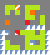

Below is a game level as drawn by its tile map, then a one-line description and the .tmx file that defines it, in full:
An orthogonal 10x11 tile map with 5x5 px tiles, 1 tile layer (Tile Layer 1).

<map version="1.0" orientation="orthogonal" renderorder="right-down" width="10" height="11" tilewidth="5" tileheight="5" nextobjectid="1">
 <tileset firstgid="1" name="tiles" tilewidth="5" tileheight="5">
  <image source="tiles.png" trans="808080" width="97" height="67" />
 </tileset>
 <layer name="Tile Layer 1" width="10" height="11">
  <data>
   <tile gid="1" />
   <tile gid="1" />
   <tile gid="1" />
   <tile gid="1" />
   <tile gid="1" />
   <tile gid="1" />
   <tile gid="1" />
   <tile gid="1" />
   <tile gid="1" />
   <tile gid="1" />
   <tile gid="1" />
   <tile gid="12" />
   <tile gid="12" />
   <tile gid="79" />
   <tile gid="1" />
   <tile gid="12" />
   <tile gid="12" />
   <tile gid="12" />
   <tile gid="145" />
   <tile gid="1" />
   <tile gid="1" />
   <tile gid="12" />
   <tile gid="145" />
   <tile gid="12" />
   <tile gid="1" />
   <tile gid="12" />
   <tile gid="48" />
   <tile gid="145" />
   <tile gid="145" />
   <tile gid="1" />
   <tile gid="1" />
   <tile gid="145" />
   <tile gid="145" />
   <tile gid="145" />
   <tile gid="1" />
   <tile gid="12" />
   <tile gid="12" />
   <tile gid="145" />
   <tile gid="12" />
   <tile gid="1" />
   <tile gid="1" />
   <tile gid="48" />
   <tile gid="145" />
   <tile gid="145" />
   <tile gid="1" />
   <tile gid="25" />
   <tile gid="145" />
   <tile gid="145" />
   <tile gid="12" />
   <tile gid="1" />
   <tile gid="1" />
   <tile gid="1" />
   <tile gid="1" />
   <tile gid="1" />
   <tile gid="1" />
   <tile gid="39" />
   <tile gid="39" />
   <tile gid="39" />
   <tile gid="39" />
   <tile gid="1" />
   <tile gid="39" />
   <tile gid="124" />
   <tile gid="145" />
   <tile gid="88" />
   <tile gid="12" />
   <tile gid="12" />
   <tile gid="12" />
   <tile gid="145" />
   <tile gid="12" />
   <tile gid="39" />
   <tile gid="39" />
   <tile gid="145" />
   <tile gid="145" />
   <tile gid="145" />
   <tile gid="1" />
   <tile gid="12" />
   <tile gid="12" />
   <tile gid="12" />
   <tile gid="12" />
   <tile gid="39" />
   <tile gid="39" />
   <tile gid="12" />
   <tile gid="145" />
   <tile gid="145" />
   <tile gid="1" />
   <tile gid="12" />
   <tile gid="124" />
   <tile gid="145" />
   <tile gid="12" />
   <tile gid="39" />
   <tile gid="39" />
   <tile gid="12" />
   <tile gid="12" />
   <tile gid="12" />
   <tile gid="1" />
   <tile gid="12" />
   <tile gid="12" />
   <tile gid="12" />
   <tile gid="12" />
   <tile gid="39" />
   <tile gid="39" />
   <tile gid="39" />
   <tile gid="39" />
   <tile gid="39" />
   <tile gid="39" />
   <tile gid="39" />
   <tile gid="39" />
   <tile gid="39" />
   <tile gid="39" />
   <tile gid="39" />
  </data>
 </layer>
</map>